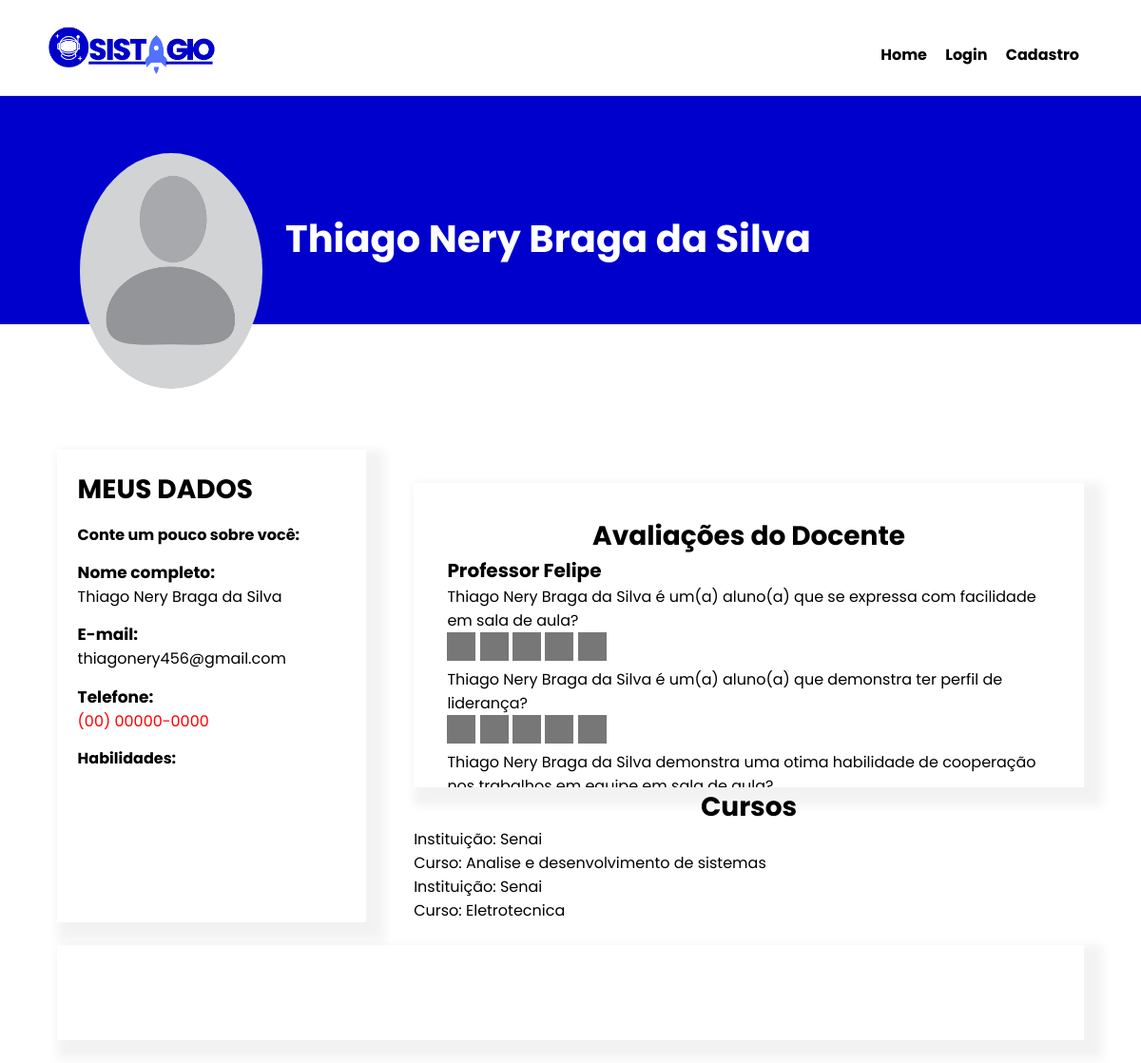
Page /perfil/detalhe/59 on the committed database.
### perfil/models.py (models this page shows)
class Perguntas(models.Model):
    per_codigo = models.BigAutoField(primary_key=True)
    per_pergunta = models.CharField(max_length=155, null=True, blank=True)

class curso_aluno(models.Model):
    curs_codigo  = models.BigAutoField(primary_key=True)
    curs_insituicao = models.ForeignKey(curso_instituicao, on_delete=models.CASCADE)
    curs_perfil_fk = models.ForeignKey(PerfilUser, on_delete=models.CASCADE)

class curso_instituicao(models.Model):
    curs_codigo  = models.BigAutoField(primary_key=True)
    curs_nome = models.CharField(max_length=45, null=True)
    curs_perfil_fk = models.ForeignKey(PerfilUser, on_delete=models.CASCADE)

class PerfilUser(models.Model):
    per_cod = models.BigAutoField(primary_key=True)
    per_nascimento = models.DateField(null=True,blank=True)
    per_pessoa_fk = models.ForeignKey(User, on_delete=models.CASCADE,verbose_name='Usuario')
    cpf_cnpj = models.CharField(max_length=18, blank=True)
    per_tell = models.CharField(max_length=14, blank=True)
    tipo = models.CharField(max_length=1, blank=True)
    per_foto = models.FileField(upload_to='fotos_usuario/%Y/%m/', null=True, blank=True)
    per_detalhe = models.CharField(max_length=255, blank=True )

### perfil/views.py (the view, shortened to what this page needs)
# urls.py: path('detalhe/<int:per_cod>', views.perfilDetalheAluno.as_view(), name='detalhe')
class perfilDetalheAluno(View):
    templates_name = 'perfil/perfil_detalhe.html'
    def setup(self, *args, **kwargs):
        super().setup( *args, **kwargs)
        primary_key = self.kwargs.get('per_cod')
        self.user_filter = User.objects.filter(id=int(primary_key)).first()
        self.perfil_filter = models.PerfilUser.objects.filter(per_pessoa_fk=self.user_filter).first()
        self.curso_aluno = models.curso_aluno.objects.filter(curs_perfil_fk=self.perfil_filter)
        self.contexto = {
            'perfil':self.perfil_filter,
            'usuario':self.user_filter,
            'curso_aluno_vinculado': self.curso_aluno,
            'perguntas': models.Perguntas.objects.all(),
        }
        self.page = render(self.request, self.templates_name, self.contexto)
    def get(self, *args, **kwargs):
        return self.page

### perfil/templates/perfil/perfil_detalhe.html (shortened to what this page needs)
{% extends 'base.html' %}
{% load static %}
{% block style %}<link rel="stylesheet" href="{% static 'perfil.css'%}">{% endblock %}
{% block conteudo %}
{% include 'parcias/_header.html' %}
 <main class="main">
        <div class="container-inicio">
            <div class="foto-perfi">
                {% if not perfilPessoa.per_foto %}
                 <img src="/static/imagens/perfil-sem-foto.png" alt="" class="img-perfil">
                {%endif%}
            </div>
            <div class="titulo">
                <h3 class="text-titulo">{{usuario.first_name}}</h3>
            </div>
        </div>
        <div class="container-meio">
            <div class="container-sobre" >
                <div class="form-dados-sobre" id="form-dados-banco">
                    <div class="titulo-sobre">
                        <h3 class="title-meio-h3">MEUS DADOS</h3>
                    </div>
                    <div class="descricao">
                        <h4 class="text-descricao">Conte um pouco sobre você:</h4>
                    </div>
                    <div class="dados-pessoais">
                        <label for="" class="text-dados">Nome completo:</label>
                        <p>{{usuario.first_name}}</p>
                    </div>
                    <div class="dados-pessoais">
                        <label for="" class="text-dados">E-mail:</label>
                        <p>{{usuario.email}}</p>
                    </div>
                    <div class="dados-pessoais">
                        <label for="" class="text-dados ">Telefone:</label>
                        <p class="{% if not perfilPessoa.per_tell%}null-tell{%endif%}">{% if not perfil.per_tell%}(00) 00000-0000{%endif%}
                        </p>
                    </div>
                      {% if perfil.tipo == 'A' %}
                    <div class="descricao">
                        <h4 class="text-descricao">Habilidades:</h4>
                    </div>
                    {%endif%}
                </div>
            </div>
            <div class="box-vagas">
                {% if perfil.tipo == 'A' %}
                <div class="container-avaliacao">
                    <h4 class="title-meio-h3">Avaliações do Docente</h4>
                    <div class="box-avaliacao">
                        <h5 class="text-docente">Professor Felipe</h5>
                    </div>
                    <div class="rating">
                        <form action="" method="POST">
                            {% for pergunta in perguntas %}
                            <div class="question">
                                    <p>{{usuario.first_name}} {{pergunta.per_pergunta}}</p>
                                    <span class="star" data-value="1"></span>
                                    <span class="star" data-value="2"></span>
                                    <span class="star" data-value="3"></span>
                                    <span class="star" data-value="4"></span>
                                    <span class="star" data-value="5"></span>
                                </div>
                            {%endfor%}
                        </form>
                    </div>
                </div>
                 <h4 class="title-meio-h3">Cursos</h4>
                {% for curso in  curso_aluno_vinculado%}
                    <p>Instituição: {{curso.curs_insituicao.curs_perfil_fk.per_pessoa_fk.first_name}}</p>
                    <p>Curso: {{curso.curs_insituicao.curs_nome}}</p>
                {%endfor%}
                {%endif%}
            </div>
        </div>
        <div class="container-certificados">
            <div class="titulo-certificados">
{%endblock%}

### templates/static/perfil.css (style rules this page uses)
* { margin: 0; font-family: 'Poppins', sans-serif; }
body { height: 100%; }
.container-inicio { background-color: #0000CD; color: white; display: flex; margin-bottom: 6%; height: 30vh; }
.foto-perfi { height: 39vh; width: 20%; margin-top: 5%; margin-left: 5%; display: flex; flex-wrap: wrap; justify-content: center; }
.titulo { margin-top: 10%; }
.text-titulo { font-size: 40px; }
.img-perfil { border-radius: 50%; width: 80%; height: 31vh; }
.container-meio { padding: 5% 5% 0 5%; display: flex; gap: 50px; }
.container-sobre { background-color: white; box-shadow: 10px 10px 10px 10px rgba(0, 0, 0, 0.05); width: 40%; padding: 2%; }
.titulo-sobre { display: flex; gap:18%; }
.title-meio-h3 { font-size: 21pt; font-weight: bold; text-align: center; }
.descricao { margin-top: 5%; }
.dados-pessoais { display: block; margin-top: 5%; }
.text-dados { font-size: 17px; font-weight: bold; }
.box-vagas { width: 100%; }
.container-avaliacao { background-color: white; box-shadow: 10px 10px 10px 10px rgba(0, 0, 0, 0.05); overflow-x: scroll; height: 250px; margin-top: 5%; padding: 5%; }
.container-certificados { box-shadow: 10px 10px 10px 10px rgba(0, 0, 0, 0.05); background-color:white; height: 100%; margin: 2% 5% 2% 5% ; }
.titulo-certificados { padding: 50px; }
.null-tell { color:red; }
.text-docente { font-size: 2.5vh; }
.rating { display: inline-block; }
.star { display: inline-block; width: 30px; height: 30px; content: '\2605'; background-color: #777777; }

### rows in the picture
Perguntas: per_pergunta "é um(a) aluno(a) que se expressa com facilidade em sala de aula?"
Perguntas: per_pergunta "é um(a) aluno(a) que demonstra ter perfil de liderança?"
Perguntas: per_pergunta "demonstra uma otima habilidade de cooperação…"
curso_aluno: curs_insituicao.curs_perfil_fk.per_pessoa_fk.first_name "Senai", curs_insituicao.curs_nome "Analise e desenvolvimento de sistemas"
curso_aluno: curs_insituicao.curs_perfil_fk.per_pessoa_fk.first_name "Senai", curs_insituicao.curs_nome "Eletrotecnica"

### other values in the picture
{{ usuario.first_name }} "Thiago Nery Braga da Silva"
{{ usuario.email }} "thiagonery456@gmail.com"
